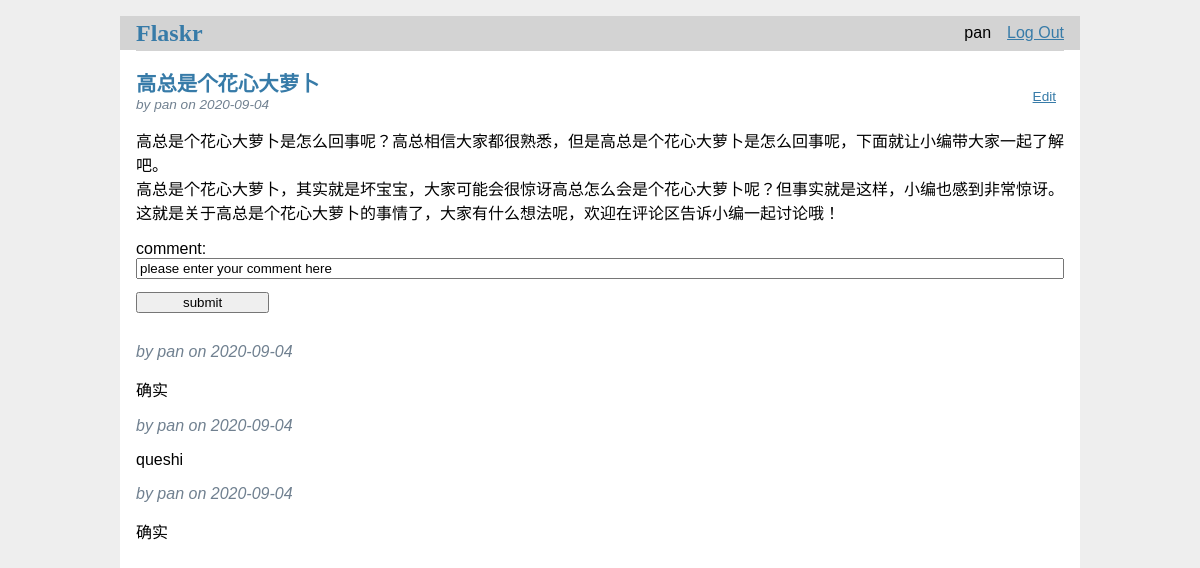
The app's page /4/post_page (signed in) with its own data.
### tables this page shows
CREATE TABLE user (
  id INTEGER PRIMARY KEY AUTOINCREMENT,
  username TEXT UNIQUE NOT NULL,
  password TEXT NOT NULL
);

CREATE TABLE post (
  id INTEGER PRIMARY KEY AUTOINCREMENT,
  author_id INTEGER NOT NULL,
  created TIMESTAMP NOT NULL DEFAULT CURRENT_TIMESTAMP,
  title TEXT NOT NULL,
  body TEXT NOT NULL,
  good INTEGER DEFAULT 0,
  bad INTEGER DEFAULT 0,
  FOREIGN KEY (author_id) REFERENCES user (id)
);

CREATE TABLE comment (
  id INTEGER PRIMARY KEY AUTOINCREMENT,
  post_id INTEGER NOT NULL,
  author_id INTEGER NOT NULL,
  created TIMESTAMP NOT NULL DEFAULT CURRENT_TIMESTAMP,
  body TEXT NOT NULL,
  good INTEGER DEFAULT 0,
  bad INTEGER DEFAULT 0,
  FOREIGN KEY (post_id) REFERENCES post (id),
  FOREIGN KEY (author_id) REFERENCES user (id)
);

### flaskr/blog.py (the view)
@bp.route('/<int:id>/post_page')
@login_required
def post_page(id):
    db = get_db()
    post = db.execute(
        'SELECT p.id, title, body, created, author_id, username, good, bad'
        ' FROM post p JOIN user u ON p.author_id = u.id'
        ' WHERE p.id = ?', (id,)
    ).fetchall()
    comments = db.execute(
        'SELECT c.id, body, created, author_id, post_id , username, good, bad'
        ' FROM comment as c  JOIN user u ON c.author_id = u.id'
        ' WHERE c.post_id = ?', (id,)
    )
    return render_template('blog/post_page.html', post=post[0], comments=comments)

### flaskr/auth.py (called while the page is built)
@bp.before_app_request
def load_logged_in_user():
    user_id = session.get('user_id')
    if user_id is None:
        g.user = None
    else:
        g.user = get_db().execute(
            'SELECT * FROM user WHERE id = ?', (user_id,)
        ).fetchone()

def login_required(view):
    @functools.wraps(view)
    def wrapped_view(**kwargs):
        if g.user is None:
            return redirect(url_for('auth.login'))
        return view(**kwargs)
    return wrapped_view

### flaskr/db.py (called while the page is built)
def get_db():
    if 'db' not in g:
        g.db = sqlite3.connect(
            current_app.config['DATABASE'],
            detect_types=sqlite3.PARSE_DECLTYPES
        )
        g.db.row_factory = sqlite3.Row
    return g.db

### flaskr/templates/blog/post_page.html
{% extends 'base.html' %}
{% block content %}
<article class="post">
    <header>
        <div>
            <h1>{{ post['title'] }}</h1>
            <div class="about">by {{ post['username'] }} on {{ post['created'].strftime('%Y-%m-%d') }}</div>
        </div>
        {% if g.user['id'] == post['author_id'] %}
        <a class="action" href="{{ url_for('blog.update', id=post['id']) }}">Edit</a>
        {% endif %}
    </header>
    <p class="body">{{ post['body'] }}</p>
</article>
<form action="{{ url_for('blog.add_comment', id=post['id']) }}" method="post">
    comment: <input type="text" name="comment" value="please enter your comment here">
    <input type="submit" value="submit">
</form>
{% for comment in comments %}
<div class="post">
    <div class="about"> by {{ comment['username'] }} on {{ comment['created'].strftime('%Y-%m-%d') }}</div>
    <p class="body"> {{comment['body'] }} </p>
</div>
{% endfor %}
{% endblock %}

### flaskr/templates/base.html (shortened to what this page needs)
<!doctype html>
<link rel="stylesheet" href="{{ url_for('static', filename='style.css') }}">
<nav>
  <h1> <a href="{{ url_for('blog.index')}}"> Flaskr </a> </h1>
  <ul>
    {% if g.user %}
      <li><span>{{ g.user['username'] }}</span>
      <li><a href="{{ url_for('auth.logout') }}">Log Out</a>
    {% else %}
      <li><a href="{{ url_for('auth.register') }}">Register</a>
      <li><a href="{{ url_for('auth.login') }}">Log In</a>
    {% endif %}
  </ul>
</nav>
<section class="content">
  <header>
  </header>
  {% block content %}{% endblock %}
</section>

### flaskr/static/style.css (style rules this page uses)
h1 { font-family: serif; color: #377ba8; margin: 1rem 0; }
a { color: #377ba8; }
nav { background: lightgray; display: flex; align-items: center; padding: 0 0.5rem; }
nav h1 { flex: auto; margin: 0; }
nav h1 a { text-decoration: none; padding: 0.25rem 0.5rem; }
nav ul { display: flex; list-style: none; margin: 0; padding: 0; }
nav ul li a, nav ul li span, header .action { display: block; padding: 0.5rem; }
.content { padding: 0 1rem 1rem; }
.content > header { border-bottom: 1px solid lightgray; display: flex; align-items: flex-end; }
.post > header { display: flex; align-items: flex-end; font-size: 0.85em; }
.post > header > div:first-of-type { flex: auto; }
.post > header h1 { font-size: 1.5em; margin-bottom: 0; }
.post .about { color: slategray; font-style: italic; }
.post .body { white-space: pre-line; }
.content:last-child { margin-bottom: 0; }
.content form { margin: 1em 0; display: flex; flex-direction: column; }
.content input, .content textarea { margin-bottom: 1em; }
input[type=submit] { align-self: start; min-width: 10em; }

### records on screen
user: user.username "pan", username "pan"
post: title "高总是个花心大萝卜", created "2020-09-04", body "高总是个花心大萝卜是怎么回事呢？高总相信大家都很熟悉，但是高总是个花心大萝卜是怎么回事呢，下面就让小编带大家一起了解吧。 高总是个花心大萝卜，其实就是坏宝宝，大家可能会很惊讶高总怎么会是个花心大萝卜呢？但事实就是这样，小编也感到非常惊讶。 这就是关于高总是个花心大萝卜的事情了，大家有什么想法呢，欢迎在评论区告诉小编一起讨论哦！"
comment: username "pan", created "2020-09-04", body "确实"
comment: username "pan", created "2020-09-04", body "queshi"
comment: username "pan", created "2020-09-04", body "确实"
